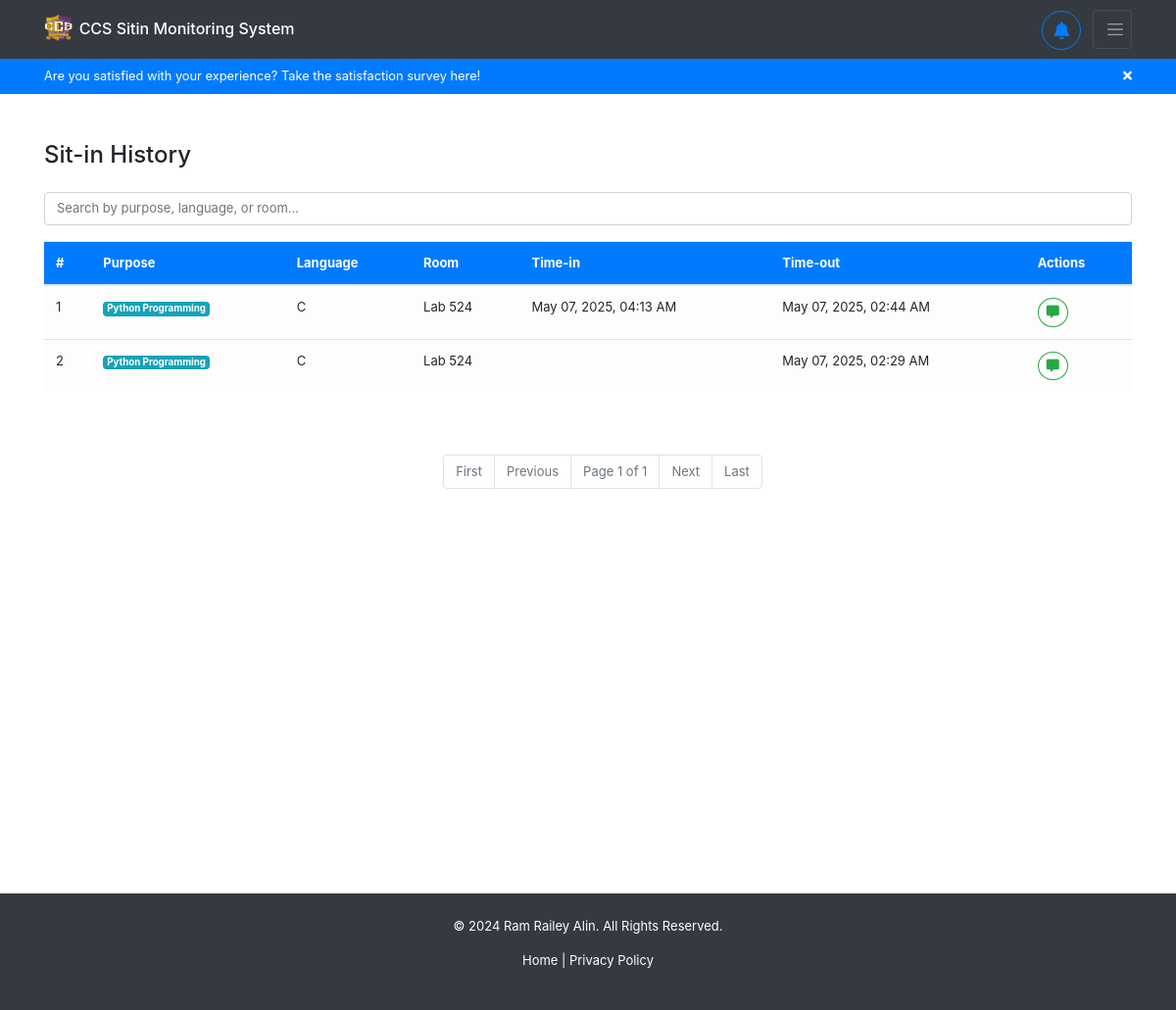
The app's page /sitins/sitin_history/ (signed in), older data.
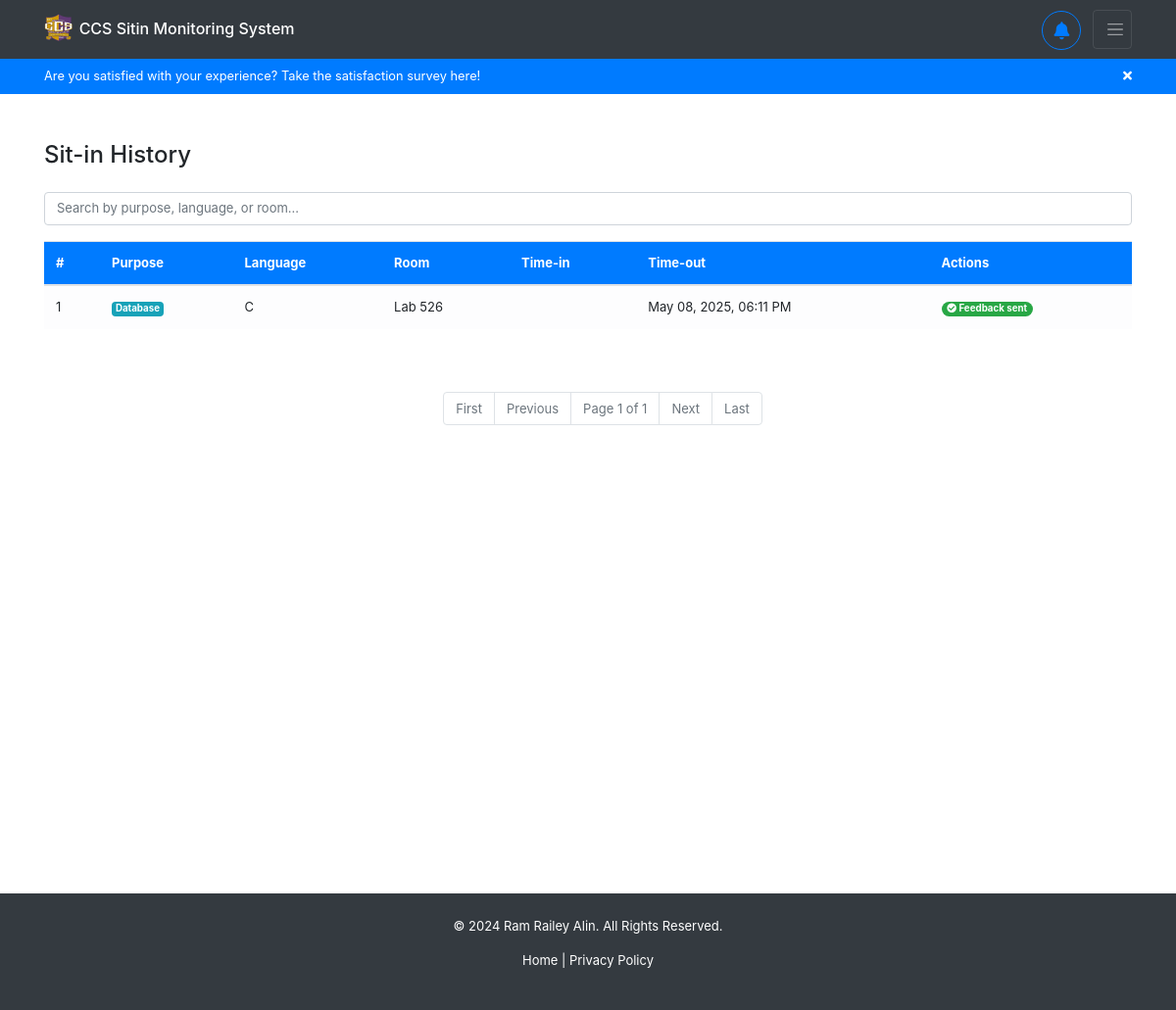
The same page, newer data.
### sitins/models.py (models this page shows, shortened)
class Sitin(models.Model):
    purpose = models.CharField(max_length=255, choices=SITIN_PURPOSE_CHOICES, blank=True, null=True)
    programming_language = models.CharField(max_length=255, choices=PROGRAMMING_LANGUAGE_CHOICES, blank=True, null=True)
    lab_room = models.CharField(max_length=50, choices=LAB_ROOM_CHOICES, blank=True, null=True)
    sitin_details = models.TextField(blank=True, null=True)
    status = models.CharField(max_length=50, choices=SITIN_STATUS_CHOICES, default="none") # none, approved, denied
    request_date = models.DateTimeField(null=True, blank=True)
    sitin_date = models.DateTimeField(null=True, blank=True)
    approval_date = models.DateTimeField(null=True, blank=True)
    logout_date = models.DateTimeField(null=True, blank=True)
    feedback = models.TextField(blank=True, null=True)
    is_rewarded = models.BooleanField(blank=True, null=True, default=False)
    user = models.ForeignKey(User, on_delete=models.CASCADE)

### sitins/views.py (the view)
# urls.py: path('sitin_history/', views.sitin_history, name='sitins-sitin_history'),
@login_required
def sitin_history(request):
    if request.user.is_authenticated:
        sitin_history = Sitin.objects.filter(
            status='finished',
            user=request.user
        ).select_related(
            'user',
            'user__registration'
        ).order_by('-logout_date')
        paginator = Paginator(sitin_history, 25)
        page_number = request.GET.get('page')
        page_obj = paginator.get_page(page_number)
        return render(request, 'sitins/sitin_history.html', {'sitin_history': page_obj})
    return redirect('/')

### backend/templatetags/custom_filters.py (called while the page is built)
@register.filter
def time_ago(value):
    if not value:
        return ""
    now = timezone.localtime(timezone.now())
    value = timezone.localtime(value)
    diff = now - value
    seconds = diff.total_seconds()
    if seconds < 0:
        return value.strftime("%b %d, %Y, %I:%M %p")
    if seconds < 60:
        return f"{int(seconds)} seconds ago"
    elif seconds < 3600:
        minutes = int(seconds / 60)
        return f"{minutes} minute{'s' if minutes != 1 else ''} ago"
    elif seconds < 86400:
        hours = int(seconds / 3600)
        return f"{hours} hour{'s' if hours != 1 else ''} ago"
    else:
        return value.strftime("%b %d, %Y, %I:%M %p")

### sitins/templates/sitins/sitin_history.html (shortened to what this page needs)
{% extends 'backend/base.html' %}
{% load custom_filters %}
{% block content %}
<div class="container mt-5" id="sitin-history">
    <h4 class="mb-4">Sit-in History</h4>
    <div class="mb-3">
        <input type="text" id="searchInput" class="form-control" placeholder="Search by purpose, language, or room...">
    </div>
    <div class="table-responsive d-flex flex-column">
        <table class="table table-hover align-middle">
            <thead class="bg-primary text-white">
                <tr>
                    <th>#</th>
                    <th>Purpose</th>
                    <th>Language</th>
                    <th>Room</th>
                    <th>Time-in</th>
                    <th>Time-out</th>
                    <th>Actions</th>
                </tr>
            </thead>
            <tbody class="table-light">
                {% if sitin_history %}
                {% for sitin in sitin_history %}
                <tr>
                    <td>{{ forloop.counter }}</td>
                    <td><span class="badge bg-info text-white">{{ sitin.purpose }}</span></td>
                    <td>{{ sitin.programming_language }}</td>
                    <td>Lab {{ sitin.lab_room }}</td>
                    <td>{{ sitin.sitin_date|time_ago }}</td>
                    <td>{{ sitin.logout_date|time_ago }}</td>
                    {% if sitin.feedback %}
                    <td>
                        <span class="badge badge-pill badge-success badge-hover-outline"
                        style="cursor: not-allowed;">
                            <i class="fas fa-check-circle"></i> Feedback sent
                        </span>
                    </td>
                    {% else %}
                    <td>
                        <button class="btn btn-sm btn-outline-success rounded-circle feedback-btn"
                                title="Give feedback"
                                onclick="showFeedbackModal('{{ sitin.id }}')">
                            <i class="fas fa-comment-alt"></i>
                        </button>
                    </td>
                    {% endif %}
                </tr>
                {% endfor %}
                {% else %}
                <tr></tr>
                {% endif %}
            </tbody>
        </table>
    </div>
        <ul class="pagination pagination-ul justify-content-center mt-5">
            <li class="page-item {% if not sitin_history.has_previous %}disabled{% endif %}" {% if not sitin_history.has_previous %}style="cursor: not-allowed;"{% endif %}>
                <a class="page-link" href="?page=1">First</a>
            </li>
            <li class="page-item {% if not sitin_history.has_previous %}disabled{% endif %}" {% if not sitin_history.has_previous %}style="cursor: not-allowed;"{% endif %}>
                <a class="page-link" href="?page={% if sitin_history.has_previous %}{{ sitin_history.previous_page_number }}{% else %}#{% endif %}">Previous</a>
            </li>
            <li class="page-item disabled">
                <span class="page-link">Page {{ sitin_history.number }} of {{ sitin_history.paginator.num_pages }}</span>
            </li>
            <li class="page-item {% if not sitin_history.has_next %}disabled{% endif %}" {% if not sitin_history.has_next %}style="cursor: not-allowed;"{% endif %}>
                <a class="page-link" href="?page={% if sitin_history.has_next %}{{ sitin_history.next_page_number }}{% else %}#{% endif %}">Next</a>
            </li>
            <li class="page-item {% if not sitin_history.has_next %}disabled{% endif %}" {% if not sitin_history.has_next %}style="cursor: not-allowed;"{% endif %}>
                <a class="page-link" href="?page={{ sitin_history.paginator.num_pages }}">Last</a>
            </li>
        </ul>
</div>
{% endblock %}

Row changes from the older to the newer data that the page shows:
removed Sitin: purpose "Python Programming", programming_language "C", lab_room "524", sitin_date "May 07, 2025, 04:13 AM", logout_date "May 07, 2025, 02:44 AM"
removed Sitin: purpose "Python Programming", programming_language "C", lab_room "524", logout_date "May 07, 2025, 02:29 AM"
added Sitin: purpose "Database", programming_language "C", lab_room "526", logout_date "May 08, 2025, 06:11 PM", feedback "asd" (drawn)
